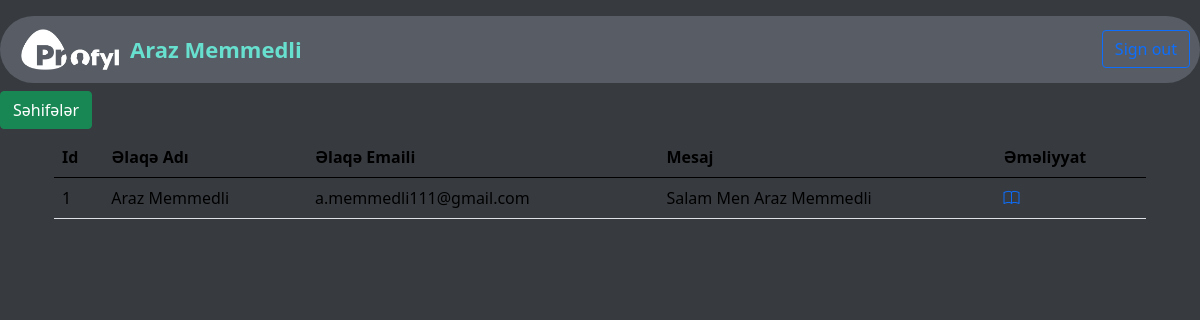
/admin/contact/, run on the app's committed database.
### app/models.py (models this page shows)
class Contact(db.Model):
    id = db.Column(db.Integer, primary_key=True)
    fullname = db.Column(db.String(140))
    email = db.Column(db.String(140))
    message = db.Column(db.Text)

### web/routes.py (the view)
@web_bp.route('/admin/contact/')
def contact():
    t_contacts=Contact.query.all()
    return render_template('/admin/contact.html',t_contacts=t_contacts)

### admin/templates/admin/contact.html
{% extends 'admin/base.html' %}
{% block content %}
<section id="contact-table">
    <div class="container mt-2">
        <table class="table" style="color: white;">
            <thead>
              <tr>
                <th scope="col">Id</th>
                <th scope="col">Əlaqə Adı</th>
                <th scope="col">Əlaqə Emaili</th>
                <th scope="col">Mesaj</th>
                <th scope="col">Əməliyyat</th>
              </tr>
            </thead>
            <tbody>
              {% for t_contact in t_contacts %}
              <tr>
                <td>{{t_contact.id}}</td>
                <td>{{t_contact.fullname}}</td>
                <td>{{t_contact.email}}</td>
                <td>{{t_contact.message}}</td>
                <td>
                    <a href="/contact/details/{{t_contact.id}}"><i class="bi bi-book"></i></a>
                </td>
              </tr>
              {% endfor %}
            </tbody>
          </table>
    </div>
</section>
{% endblock  %}

### data on the page
Contact: id "1", fullname "Araz Memmedli", email "a.memmedli111@gmail.com", message "Salam Men Araz Memmedli"
